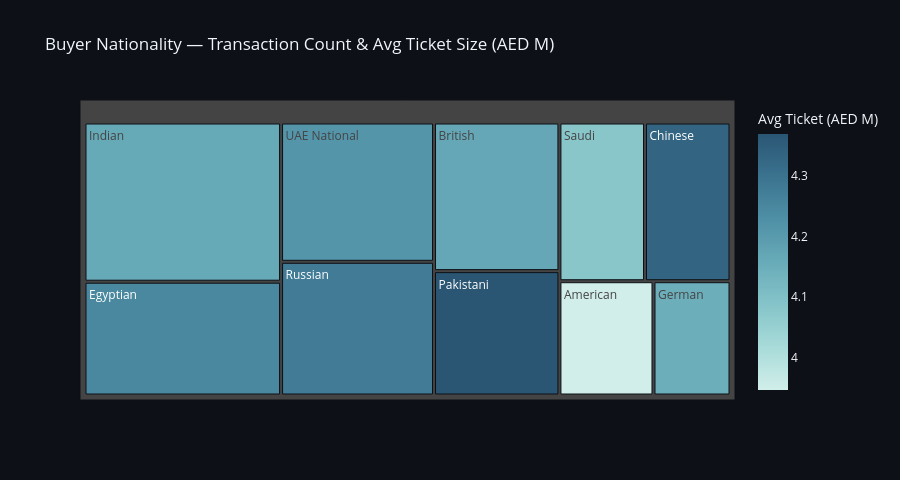

Notebook code for this chart:
### Markdown cell above
### 4.3 Buyer Nationality — Treemap

### Code cell
nat = (
    df[df["buyer_nationality"] != "Unknown"]
      .groupby("buyer_nationality")
      .agg(count=("transaction_value_aed", "count"),
           total_value=("value_m_aed", "sum"))
      .reset_index()
)
nat["avg_ticket"] = nat["total_value"] / nat["count"]

fig3 = px.treemap(nat, path=["buyer_nationality"], values="count",
    color="avg_ticket", color_continuous_scale="teal",
    title="Buyer Nationality — Transaction Count & Avg Ticket Size (AED M)",
    hover_data={"total_value": ":.1f", "avg_ticket": ":.2f"})
fig3.update_layout(
    template="plotly_dark", paper_bgcolor=DARK, height=480,
    coloraxis_colorbar=dict(title="Avg Ticket (AED M)")
)
fig3.show()

### Figure 1 — Plotly figure (JSON) as saved in the notebook; plotly's stock layout.template omitted (floating-point values rounded to 4 significant figures)
{"data": [{"branchvalues": "total", "customdata": [["3070.824", 3.947], ["5621.338", 4.167], ["4255.506", 4.334], ["6876.14", 4.247], ["2642.508", 4.148], ["9428.491", 4.163], ["4932.246", 4.369], ["6332.226", 4.279], ["4012.579", 4.082], ["6497.821", 4.214]], "domain": {"x": [0, 1], "y": [0, 1]}, "hovertemplate": "labels=%{label}<br>count=%{value}<br>parent=%{parent}<br>id=%{id}<br>total_value=%{customdata[0]:.1f}<br>avg_ticket=%{color:.2f}<extra></extra>", "ids": ["American", "British", "Chinese", "Egyptian", "German", "Indian", "Pakistani", "Russian", "Saudi", "UAE National"], "labels": ["American", "British", "Chinese", "Egyptian", "German", "Indian", "Pakistani", "Russian", "Saudi", "UAE National"], "marker": {"coloraxis": "coloraxis", "colors": [3.947, 4.167, 4.334, 4.247, 4.148, 4.163, 4.369, 4.279, 4.082, 4.214]}, "name": "", "parents": ["", "", "", "", "", "", "", "", "", ""], "type": "treemap", "values": [778.0, 1349.0, 982.0, 1619.0, 637.0, 2265.0, 1129.0, 1480.0, 983.0, 1542.0]}], "layout": {"coloraxis": {"colorbar": {"title": {"text": "Avg Ticket (AED M)"}}, "colorscale": [[0, "rgb(209, 238, 234)"], [0.1667, "rgb(168, 219, 217)"], [0.3333, "rgb(133, 196, 201)"], [0.5, "rgb(104, 171, 184)"], [0.6667, "rgb(79, 144, 166)"], [0.8333, "rgb(59, 115, 143)"], [1, "rgb(42, 86, 116)"]]}, "height": 480, "legend": {"tracegroupgap": 0}, "paper_bgcolor": "#0d1117", "title": {"text": "Buyer Nationality — Transaction Count & Avg Ticket Size (AED M)"}}}
